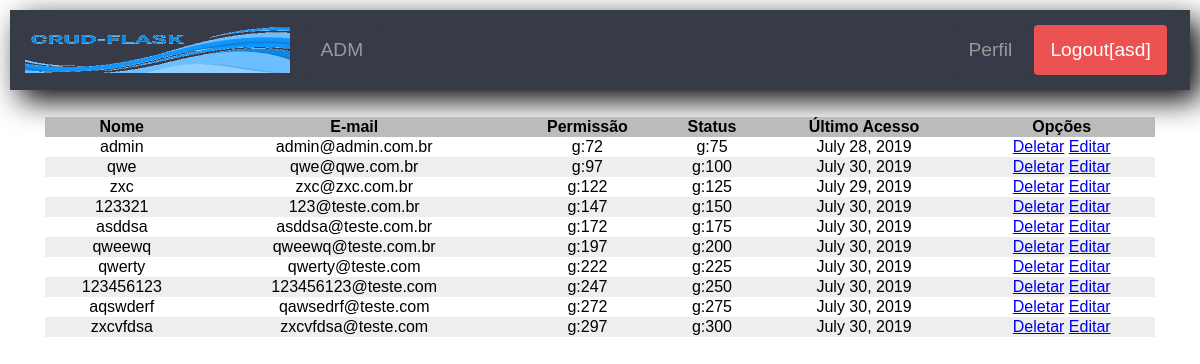
The page /admin (signed in) on the database its author committed.
### app/models.py (models this page shows, shortened)
class User(UserMixin, db.Model):
    id = db.Column(db.Integer, primary_key=True)
    username = db.Column(db.String(64), index=True, unique=True)
    email = db.Column(db.String(120), index=True, unique=True)
    password_hash = db.Column(db.String(128))
    last_seen = db.Column(db.DateTime, default=datetime.utcnow)
    permissions = db.Column(db.String(3))
    status = db.Column(db.String(10))
    cosia = db.relationship('Coisa', backref='QualquerCoisa', lazy='dynamic')

### app/routes.py (the view)
@app.route("/admin", methods=['GET', 'POST'])
@login_required
def admin():
    u = int(current_user.id)
    user = User.query.filter_by(id=u)
    if user[0].permissions != 'admin':
        return redirect(url_for('index'))
    user = User.query.all()
    return render_template('list_users.html', title='Usuarios',
                           users=user)

### app/models.py (called while the page is built)
@login.user_loader
def load_user(id):
    return User.query.get(int(id))

### app/routes.py (called while the page is built)
@app.before_request
def before_request():
    if current_user.is_authenticated:
        current_user.last_seen = datetime.utcnow()
        db.session.commit()
    g.locale = str(get_locale())

### app/templates/list_users.html
{% extends "index.html" %}
{% block content %}
<div style="margin-top: 15px;">
    <table>
        <thead>
            <tr>
                <th>Nome</th>
                <th>E-mail</th>
                <th>Permissão</th>
                <th>Status</th>
                <th>Último Acesso</th>
                <th>Opções</th>
            </tr>
        </thead>
    <tbody>
        {% for u in users %}
        {% if u.username != current_user.username %}
        <tr>
            <td>{{u.username}}</td>
            <td>{{u.email}}</td>
            <td class="permissao">{{u.permissions}}</td>
            <td class="td_status">{{u.status}}</td>
            <td>{{ moment(u.last_seen).format('LL') }}</td>
            <td>
                <a href="{{ url_for('delete_myuser', myuser=u.username) }}">Deletar</a>
                <a href="{{ url_for('edit_user', user=u.username) }}">Editar</a>
            </td>
        </tr>
        {% endif %}
        {% endfor %}
    </tbody>
    </table>
</div>
{% endblock %}

### app/templates/index.html (shortened to what this page needs)
<!DOCTYPE html>
<html lang="pt-br">
<head>
        <link href="https://maxcdn.bootstrapcdn.com/font-awesome/4.7.0/css/font-awesome.min.css" rel="stylesheet">
    <link rel="stylesheet" href="{{ url_for('static', filename='css/crf.css')}}">
</head>
<body>
    <header class="cabecalho">
        <div class="logo">
            <a href="{{ url_for('index')}}">
                <img src="{{url_for('static', filename='img/logo_flask.png')}}" alt="Logo" />
            </a>
        </div>
        {% if current_user.is_anonymous %}
            <aside class="lateral">
                <a href="{{ url_for('login') }}" class="btn-blue">Fazer login</a>
                <a href="{{ url_for('register') }}" class="botao btn-red">Cadastrar-se</a>
            </aside>
        {% elif current_user.permissions == 'admin' %}
        <nav class="menu">
            <ul>
                <li>
                    <a href="{{ url_for('admin') }}" class="btn">ADM</a>
                </li>
        </nav>
        {% endif %}
        {% if not current_user.is_anonymous %}
        <aside class="lateral">
            <a href="{{ url_for('user', username=current_user.username) }}" class="btn">Perfil</a>
            <a href="{{ url_for('logout') }}" class="btn-red botao">{{ _('Logout')}}[{{(current_user.username)}}]</a>
        </aside>
        {% endif %}
    </header>
    <div class="centro">
        {% block content %}{% endblock %}
    </div>
</body>
</html>

### app/static/css/crf.css (style rules this page uses)
body { margin: 10px; font-family: sans-serif; }
.cabecalho { background: #373a47; box-shadow: 10px 10px 30px 0px rgba(0,0,0,1); height: 80px; }
.cabecalho a { text-decoration: none; font-size: 1.2em; padding: 10px 15px; }
.logo img { height: 50px; }
.menu ul { list-style: none; margin: 0; padding: 0; }
.btn { color: #999; background: #373a47; display: inline-block; margin-bottom: 0; font-weight: 400; text-align: center; white-space: nowrap; vertical-align: middle; border: 1px solid transparent; padding: 6px 12px; font-size: 14px; line-height: 1.42857143; border-radius: 4px; background-image: none; font-size: 1.2em; }
.btn-red { color: #fff; background: #ec5252; display: inline-block; margin-bottom: 0; font-weight: 400; text-align: center; white-space: nowrap; vertical-align: middle; border: 1px solid transparent; padding: 6px 12px; font-size: 14px; line-height: 1.42857143; border-radius: 4px; background-image: none; font-size: 1.2em; }
.centro { padding: 1% 3%; }
table { border-collapse: collapse; width: 100%; position: center; }
thead { background: #ccc repeat-x left center; }
th { background: #bbb; }
tr { text-align: center; }
tr:nth-child(even) { background-color: #eee; }
.cabecalho { display: flex; align-items: center; justify-content: space-between; }
.menu { flex-grow: 10; }
.menu ul { display: flex; }
.lateral { display: flex; padding-right: 2.5%; }
.lateral a { margin-right: 3%; }

### rows shown on the page
User: username "asd"
User: username "admin", email "admin@admin.com.br", last_seen "July 28, 2019"
User: username "qwe", email "qwe@qwe.com.br", last_seen "July 30, 2019"
User: username "zxc", email "zxc@zxc.com.br", last_seen "July 29, 2019"
User: username "123321", email "123@teste.com.br", last_seen "July 30, 2019"
User: username "asddsa", email "asddsa@teste.com.br", last_seen "July 30, 2019"
User: username "qweewq", email "qweewq@teste.com.br", last_seen "July 30, 2019"
User: username "qwerty", email "qwerty@teste.com", last_seen "July 30, 2019"
User: username "123456123", email "123456123@teste.com", last_seen "July 30, 2019"
User: username "aqswderf", email "qawsedrf@teste.com", last_seen "July 30, 2019"
User: username "zxcvfdsa", email "zxcvfdsa@teste.com", last_seen "July 30, 2019"
